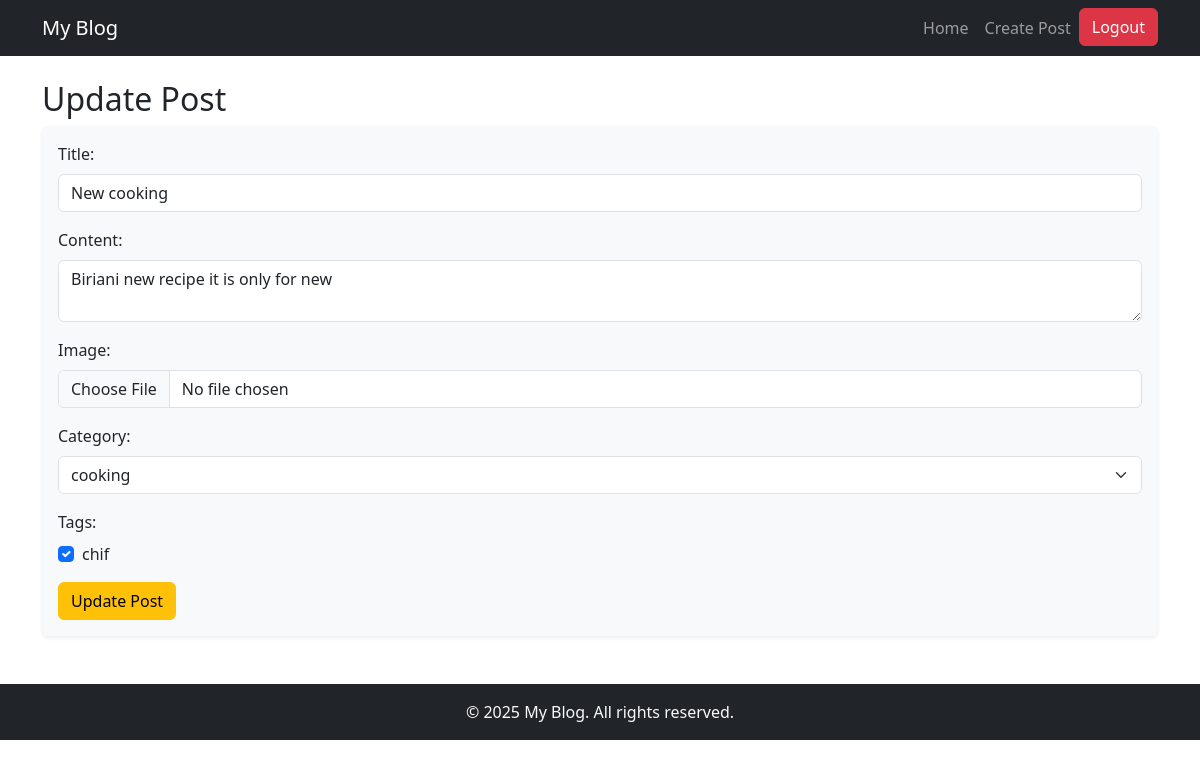
/update_post/1 (signed in), run on the app's committed database.
### post/models.py (models this page shows, shortened)
class Post(models.Model):
    user = models.ForeignKey(User, on_delete=models.CASCADE,default=1)
    title = models.CharField(max_length=200)
    content = models.TextField()
    image = models.ImageField(upload_to='blog_images/', null=True, blank=True)
    category = models.ForeignKey(Category, on_delete=models.CASCADE)
    tags = models.ManyToManyField(Tag)
    create_at =  models.DateTimeField(auto_now_add=True)

class Category(models.Model):
    name = models.CharField(max_length=100, unique=True)
    class Meta:
        verbose_name = "Categorie"

class Tag(models.Model):
    name = models.CharField(max_length=100, unique=True)

### post/views.py (the view, shortened to what this page needs)
# urls.py: path('update_post/<int:id>', update_post, name='update_post'),
@login_required
def update_post(request, id):
    categories = Category.objects.all()
    tags = Tag.objects.all()
    post = get_object_or_404(Post, id=id)
    return render(request, 'post/update_post.html', {'categories': categories, 'tags': tags, "post": post})

### templates/post/update_post.html (shortened to what this page needs)
{% extends 'base.html' %}
{% block content %}
    <h2>Update Post</h2>
    <form method="POST" enctype="multipart/form-data" class="p-3 shadow-sm bg-light rounded">
        <div class="mb-3">
            <label class="form-label">Title:</label>
            <input type="text" name="title" class="form-control" value="{{ post.title }}" required>
        </div>
        <div class="mb-3">
            <label class="form-label">Content:</label>
            <textarea name="content" class="form-control" required>{{ post.content }}</textarea>
        </div>
        <div class="mb-3">
            <label class="form-label">Image:</label>
            <input type="file" name="image" class="form-control">
        </div>
        <div class="mb-3">
            <label class="form-label">Category:</label>
            <select name="category" class="form-select">
                {% for category in categories %}
                    <option value="{{ category.id }}" {% if category == post.category %}selected{% endif %}>
                        {{ category.name }}
                    </option>
                {% endfor %}
            </select>
        </div>
        <div class="mb-3">
            <label class="form-label">Tags:</label>
            {% for tag in tags %}
                <div class="form-check">
                    <input class="form-check-input" type="checkbox" name="tags" value="{{ tag.id }}" {% if tag in post.tags.all %}checked{% endif %}>
                    <label class="form-check-label">{{ tag.name }}</label>
                </div>
            {% endfor %}
        </div>
        <button type="submit" class="btn btn-warning">Update Post</button>
    </form>
{% endblock %}

### data on the page
Post: title "New cooking", content "Biriani new recipe it is only for new", category "cooking"
Tag: tags "☑", name "chif"
